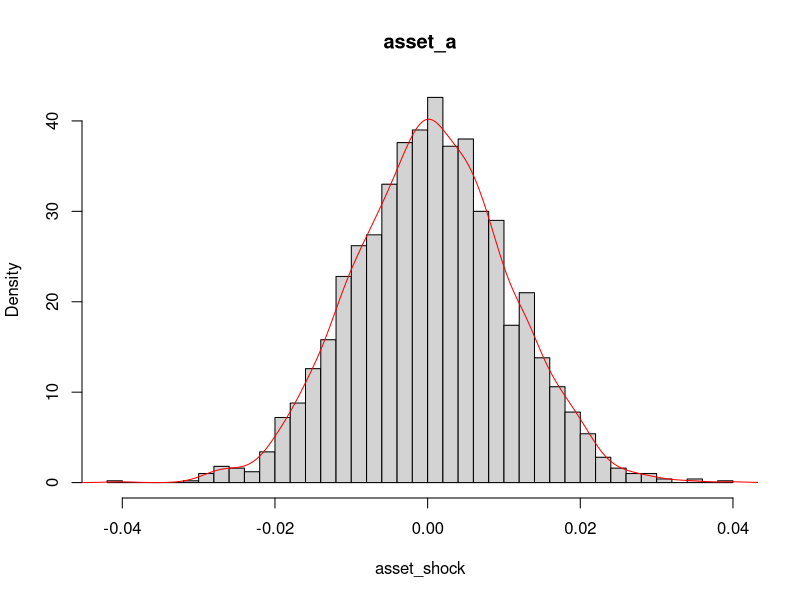
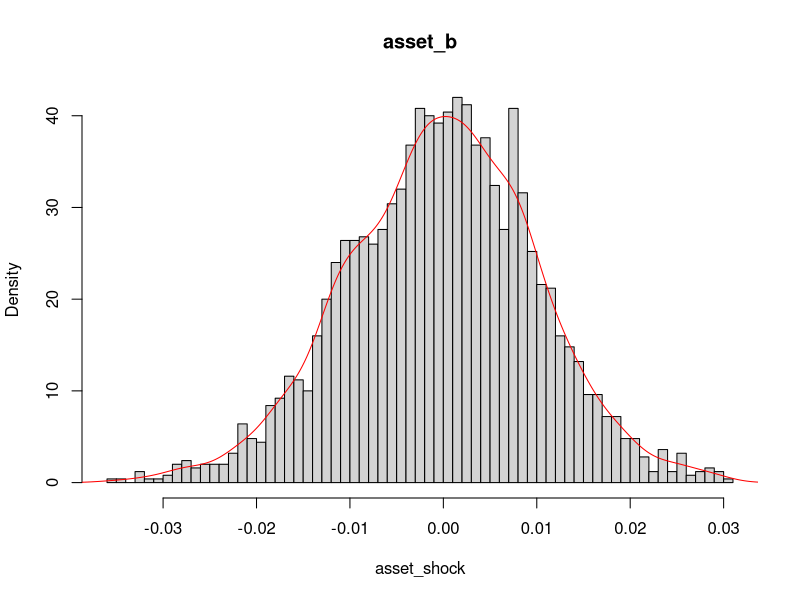
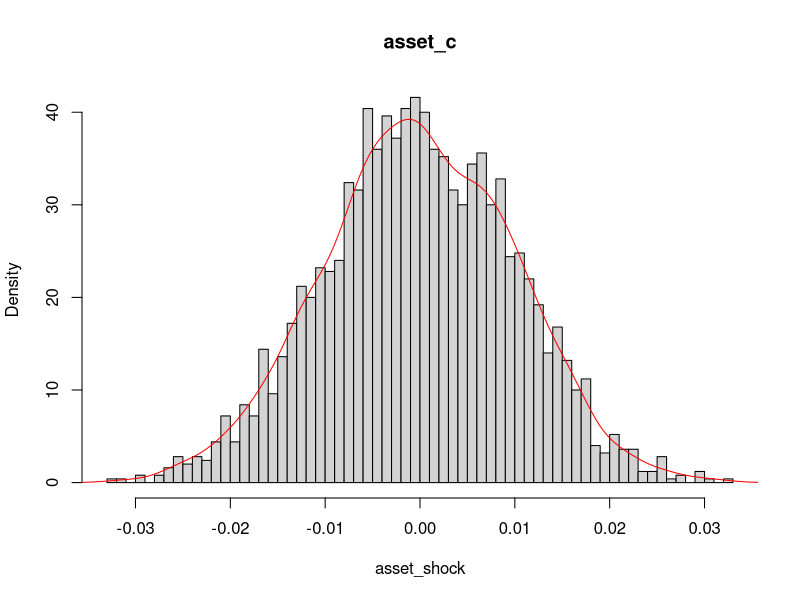
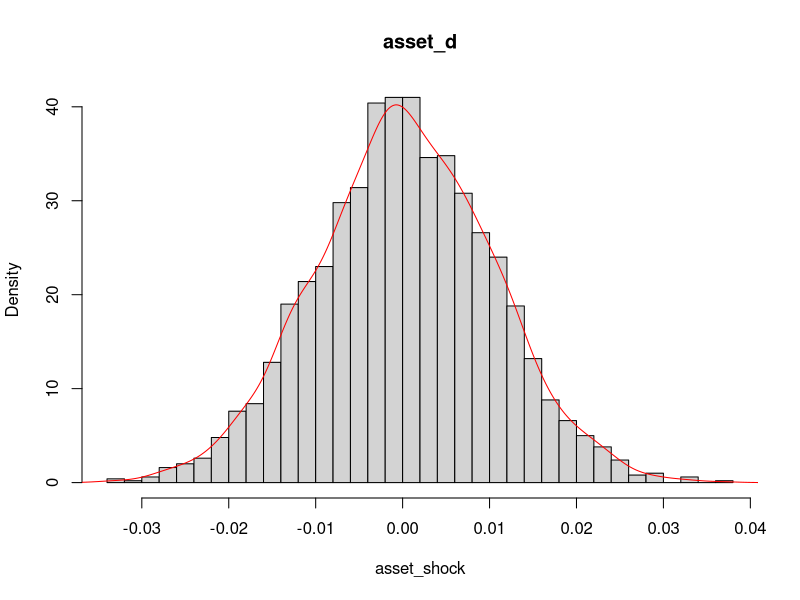
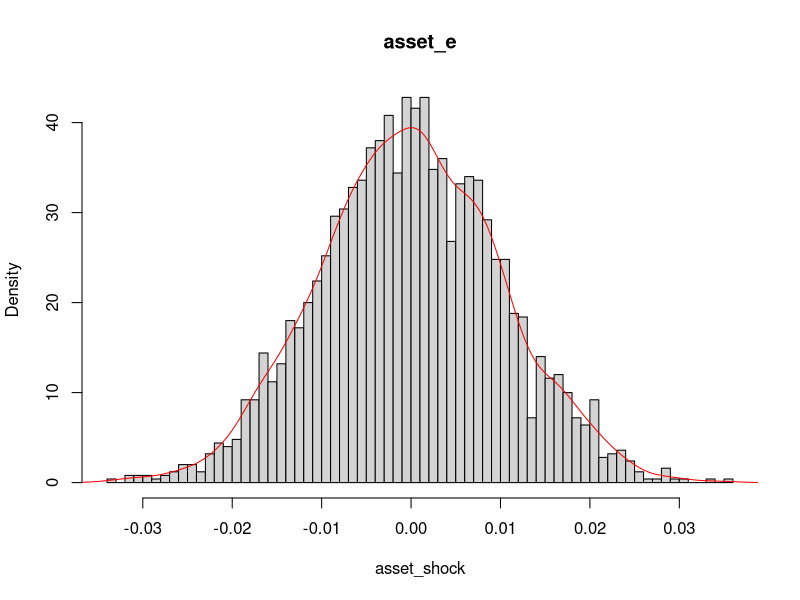
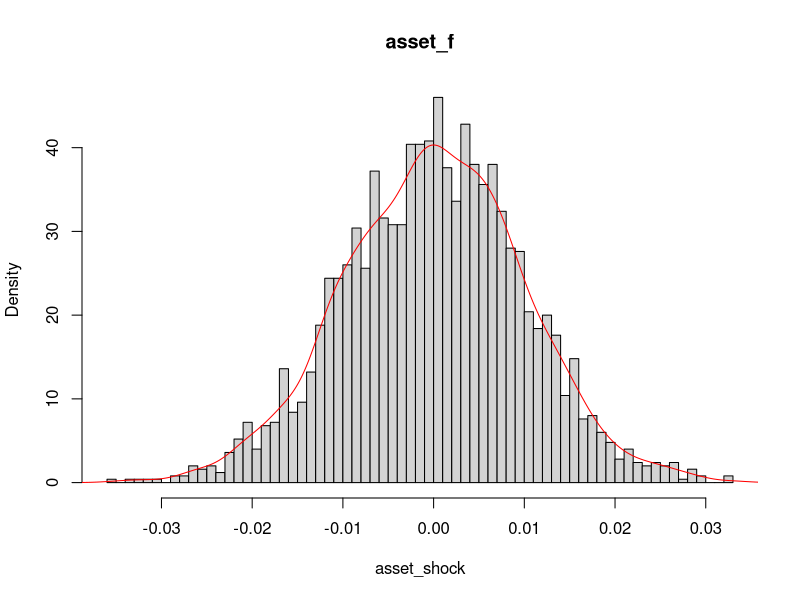
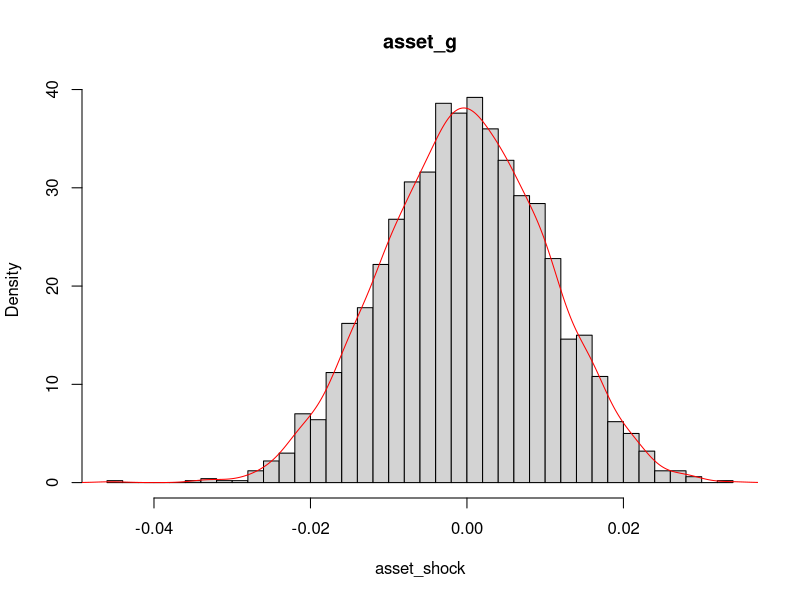
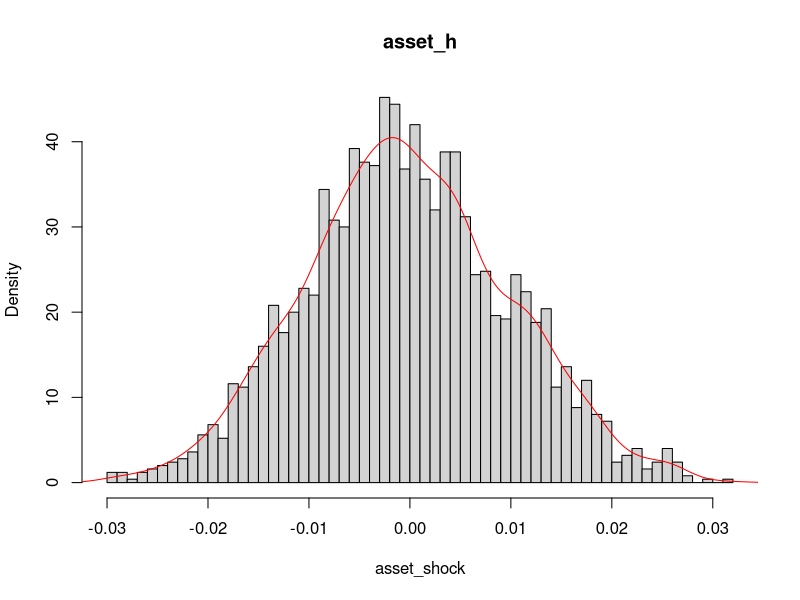

R code for these plots, in order:
################ Market Risk Analysis Workshop ################

######## Portfolio Generation ########

port_gen <- function(germ, asset_numb, asset_price_inter, asset_obi) {
  
  set.seed(seed = germ)
  
  asset_name <- paste("asset", letters[1:asset_numb], sep = "_")
  
  asset_price_sec <- seq( # asset_numb + 1
    from = min(asset_price_inter),
    to = max(asset_price_inter),
    by = (max(asset_price_inter) - min(asset_price_inter)) / asset_numb
  )
  
  asset_price <- sample(x = asset_price_sec, size = asset_numb)
  
  asset_shock <- rnorm(n = asset_numb * asset_obi, mean = 0, sd = 0.01)
  asset_shock_mat <- matrix(data = asset_shock, ncol = asset_numb)
  asset <- rbind(asset_price, as.data.frame(x = asset_shock_mat))
  colnames(asset) <- asset_name
  
  return(asset)
  
}

port <- port_gen(germ = 75, asset_numb = 10, asset_price_inter = c(75, 125), asset_obi = 2500)
View(port)

######## Plot Probability (Density|Mass) Function ########

see <- function(port) {
  for (index in colnames(port)) {
    asset_shock <- port[-1, index]
    hist(x = asset_shock, breaks = length(asset_shock) / sqrt(length(asset_shock)), main = index, freq = FALSE)
    den <- density(x = asset_shock)
    lines(x = den, col = "red")
  }
}

see(port)

######## Portfolio Position ########

port_posit <- as.data.frame(x = mapply(FUN = "*", port[1, ], 1 + cumsum(port[-1, ])))
View(port_posit)

######## Portfolio Shock ########

port_shock <- port[-1, ]
View(port_shock)

######## Aesthetics ########

port_date <- sort(x = unlist(lapply(X = 0:dim(port_posit)[1], FUN = function(X) {return(as.character(x = Sys.Date() - X))})))

port <- cbind(Date = port_date, port)

port_posit <- cbind(Date = port_date[-1], port_posit, stringsAsFactors = FALSE)
port_shock <- cbind(Date = port_date[-1], port_shock, stringsAsFactors = FALSE)

######## VAR ########

asset_VAR_gen <- function(port, port_posit, port_shock, VAR_sig_level = 0.01, VAR_time_horizon = 1, VAR_time_window = 250 * 5, VAR_date) {
  
  VAR_date_right <- as.Date(x = VAR_date)
  VAR_date_left <- as.Date(x = VAR_date) - VAR_time_window + 1
  
  VAR_date_right <- as.character(x = VAR_date_right)
  VAR_date_left <- as.character(x = VAR_date_left)
  
  port_posit <- port_posit[port_posit$Date == VAR_date, ]
  port_shock <- port_shock[port_shock$Date >= VAR_date_left & port_shock$Date <= VAR_date_right, ]
  
  shock_lower <- rep(x = NA, times = length(colnames(port_shock)[colnames(port_shock) != "Date"]))
  names(shock_lower) <- colnames(port_shock)[colnames(port_shock) != "Date"]
  shock_upper <- rep(x = NA, times = length(colnames(port_shock)[colnames(port_shock) != "Date"]))
  names(shock_upper) <- colnames(port_shock)[colnames(port_shock) != "Date"]
  
  for (index in colnames(port_shock)[colnames(port_shock) != "Date"]) {
    shock <- port_shock[, index]
    quant_lower <- quantile(x = shock, probs = VAR_sig_level)
    shock_lower[[index]] <- max(shock[shock < quant_lower], na.rm = TRUE)
    quant_upper <- quantile(x = shock, probs = 1 - VAR_sig_level)
    shock_upper[[index]] <- min(shock[shock > quant_upper], na.rm = TRUE)
  }
  
  VAR <- rep(x = NA, times = length(colnames(port)[colnames(port) != "Date"]))
  names(VAR) <- colnames(port)[colnames(port) != "Date"]
  
  for (index in colnames(port)[colnames(port) != "Date"]) {
    posit <- port_posit[, index]
    VAR[[index]] <- min(shock_lower[[index]] * posit, 0, shock_upper[[index]] * posit, na.rm = TRUE)
  }
  
  return(VAR)
  
}

asset_VAR <- asset_VAR_gen(port = port, port_posit = port_posit, port_shock = port_shock, VAR_date = "2018-05-08")

######## ETL ########

asset_ETL_gen <- function(port, port_posit, port_shock, ETL_sig_level = 0.025, ETL_time_horizon = 1, ETL_time_window = 250 * 5, ETL_date) {
  
  ETL_date_right <- as.Date(x = ETL_date)
  ETL_date_left <- as.Date(x = ETL_date) - ETL_time_window + 1
  
  ETL_date_right <- as.character(x = ETL_date_right)
  ETL_date_left <- as.character(x = ETL_date_left)
  
  port_posit <- port_posit[port_posit$Date == ETL_date, ]
  port_shock <- port_shock[port_shock$Date >= ETL_date_left & port_shock$Date <= ETL_date_right, ]
  
  shock_lower <- rep(x = NA, times = length(colnames(port_shock)[colnames(port_shock) != "Date"]))
  names(shock_lower) <- colnames(port_shock)[colnames(port_shock) != "Date"]
  shock_upper <- rep(x = NA, times = length(colnames(port_shock)[colnames(port_shock) != "Date"]))
  names(shock_upper) <- colnames(port_shock)[colnames(port_shock) != "Date"]
  
  for (index in colnames(port_shock)[colnames(port_shock) != "Date"]) {
    shock <- port_shock[, index]
    quant_lower <- quantile(x = shock, probs = ETL_sig_level)
    shock_lower[[index]] <- mean(shock[shock < quant_lower], na.rm = TRUE)
    quant_upper <- quantile(x = shock, probs = 1 - ETL_sig_level)
    shock_upper[[index]] <- mean(shock[shock > quant_upper], na.rm = TRUE)
  }
  
  ETL <- rep(x = NA, times = length(colnames(port)[colnames(port) != "Date"]))
  names(ETL) <- colnames(port)[colnames(port) != "Date"]
  
  for (index in colnames(port)[colnames(port) != "Date"]) {
    posit <- port_posit[, index]
    ETL[[index]] <- min(shock_lower[[index]] * posit, 0, shock_upper[[index]] * posit, na.rm = TRUE)
  }
  
  return(ETL)
  
}

asset_ETL <- asset_ETL_gen(port = port, port_posit = port_posit, port_shock = port_shock, ETL_date = "2018-05-08")

######## Aggregation ########

agree <- function(port, port_posit, port_shock, asset_risk_metric) {
  
  print("Universe! It is time to think about you!")
  
}
